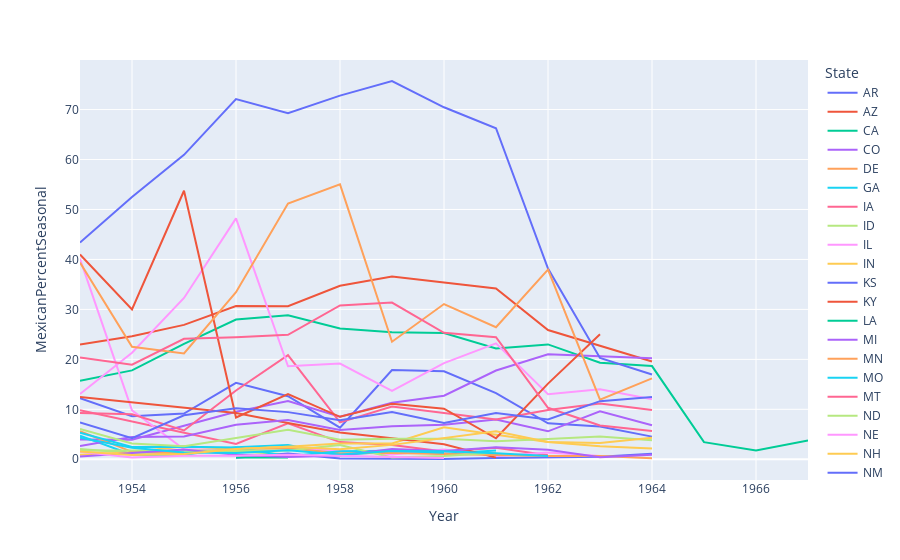

Write notebook code for a chart like this one.
### Code cell
fig2 = px.line(seasonal_year, x='Year', y='MexicanPercentSeasonal', color='State')
fig2.show()

### Figure 1 — Plotly figure (JSON) as saved in the notebook; plotly's stock layout.template omitted (floating-point values rounded to 4 significant figures)
{"data": [{"hovertemplate": "State=AR<br>Year=%{x}<br>MexicanPercentSeasonal=%{y}<extra></extra>", "legendgroup": "AR", "line": {"color": "#636efa", "dash": "solid"}, "marker": {"symbol": "circle"}, "mode": "lines", "name": "AR", "orientation": "v", "showlegend": true, "type": "scatter", "visible": true, "x": [1953, 1954, 1955, 1956, 1957, 1958, 1959, 1960, 1961, 1962, 1963, 1964], "xaxis": "x", "y": [12.21, 8.628, 9.154, 15.32, 12.61, 6.321, 17.88, 17.61, 13.23, 7.209, 6.545, 4.539], "yaxis": "y"}, {"hovertemplate": "State=AZ<br>Year=%{x}<br>MexicanPercentSeasonal=%{y}<extra></extra>", "legendgroup": "AZ", "line": {"color": "#EF553B", "dash": "solid"}, "marker": {"symbol": "circle"}, "mode": "lines", "name": "AZ", "orientation": "v", "showlegend": true, "type": "scatter", "visible": true, "x": [1953, 1954, 1955, 1956, 1957, 1958, 1959, 1960, 1961, 1962, 1963, 1964], "xaxis": "x", "y": [22.95, 24.64, 26.9, 30.66, 30.62, 34.72, 36.59, 35.35, 34.19, 25.88, 22.74, 19.56], "yaxis": "y"}, {"hovertemplate": "State=CA<br>Year=%{x}<br>MexicanPercentSeasonal=%{y}<extra></extra>", "legendgroup": "CA", "line": {"color": "#00cc96", "dash": "solid"}, "marker": {"symbol": "circle"}, "mode": "lines", "name": "CA", "orientation": "v", "showlegend": true, "type": "scatter", "visible": true, "x": [1953, 1954, 1955, 1956, 1957, 1958, 1959, 1960, 1961, 1962, 1963, 1964, 1965, 1966, 1967], "xaxis": "x", "y": [15.73, 17.79, 23.09, 27.96, 28.82, 26.16, 25.43, 25.29, 22.2, 22.99, 19.34, 18.66, 3.435, 1.77, 3.786], "yaxis": "y"}, {"hovertemplate": "State=CO<br>Year=%{x}<br>MexicanPercentSeasonal=%{y}<extra></extra>", "legendgroup": "CO", "line": {"color": "#ab63fa", "dash": "solid"}, "marker": {"symbol": "circle"}, "mode": "lines", "name": "CO", "orientation": "v", "showlegend": true, "type": "scatter", "visible": true, "x": [1953, 1954, 1955, 1956, 1957, 1958, 1959, 1960, 1961, 1962, 1963, 1964], "xaxis": "x", "y": [3.955, 3.924, 6.705, 9.511, 11.68, 8.509, 11.32, 12.72, 17.76, 21.01, 20.63, 20.21], "yaxis": "y"}, {"hovertemplate": "State=DE<br>Year=%{x}<br>MexicanPercentSeasonal=%{y}<extra></extra>", "legendgroup": "DE", "line": {"color": "#FFA15A", "dash": "solid"}, "marker": {"symbol": "circle"}, "mode": "lines", "name": "DE", "orientation": "v", "showlegend": true, "type": "scatter", "visible": true, "x": [1957], "xaxis": "x", "y": [4.417], "yaxis": "y"}, {"hovertemplate": "State=GA<br>Year=%{x}<br>MexicanPercentSeasonal=%{y}<extra></extra>", "legendgroup": "GA", "line": {"color": "#19d3f3", "dash": "solid"}, "marker": {"symbol": "circle"}, "mode": "lines", "name": "GA", "orientation": "v", "showlegend": true, "type": "scatter", "visible": true, "x": [1953, 1954, 1955, 1956, 1957, 1958, 1959, 1960, 1961], "xaxis": "x", "y": [4.723, 0.911, 0.8815, 2.424, 2.872, 0.8085, 1.599, 1.101, 1.752], "yaxis": "y"}, {"hovertemplate": "State=IA<br>Year=%{x}<br>MexicanPercentSeasonal=%{y}<extra></extra>", "legendgroup": "IA", "line": {"color": "#FF6692", "dash": "solid"}, "marker": {"symbol": "circle"}, "mode": "lines", "name": "IA", "orientation": "v", "showlegend": true, "type": "scatter", "visible": true, "x": [1953, 1956, 1957, 1958, 1959, 1960, 1961, 1962], "xaxis": "x", "y": [9.833, 3.054, 7.203, 3.44, 2.838, 1.565, 2.319, 0.8288], "yaxis": "y"}, {"hovertemplate": "State=ID<br>Year=%{x}<br>MexicanPercentSeasonal=%{y}<extra></extra>", "legendgroup": "ID", "line": {"color": "#B6E880", "dash": "solid"}, "marker": {"symbol": "circle"}, "mode": "lines", "name": "ID", "orientation": "v", "showlegend": true, "type": "scatter", "visible": true, "x": [1953, 1954, 1955, 1956, 1957], "xaxis": "x", "y": [2.08, 1.24, 1.416, 1.629, 0.9562], "yaxis": "y"}, {"hovertemplate": "State=IL<br>Year=%{x}<br>MexicanPercentSeasonal=%{y}<extra></extra>", "legendgroup": "IL", "line": {"color": "#FF97FF", "dash": "solid"}, "marker": {"symbol": "circle"}, "mode": "lines", "name": "IL", "orientation": "v", "showlegend": true, "type": "scatter", "visible": true, "x": [1953, 1954, 1955, 1956, 1957, 1958, 1959, 1960, 1961, 1962, 1963], "xaxis": "x", "y": [40.12, 9.814, 2.018, 1.927, 2.352, 1.697, 0.9584, 1.981, 0.5951, 1.372, 0.6381], "yaxis": "y"}, {"hovertemplate": "State=IN<br>Year=%{x}<br>MexicanPercentSeasonal=%{y}<extra></extra>", "legendgroup": "IN", "line": {"color": "#FECB52", "dash": "solid"}, "marker": {"symbol": "circle"}, "mode": "lines", "name": "IN", "orientation": "v", "showlegend": true, "type": "scatter", "visible": true, "x": [1953, 1954, 1955, 1956, 1957, 1958, 1959, 1960, 1961, 1962, 1963, 1964], "xaxis": "x", "y": [0.896, 1.386, 2.6, 2.069, 2.53, 3.141, 3.149, 6.401, 4.9, 3.449, 2.62, 2.161], "yaxis": "y"}, {"hovertemplate": "State=KS<br>Year=%{x}<br>MexicanPercentSeasonal=%{y}<extra></extra>", "legendgroup": "KS", "line": {"color": "#636efa", "dash": "solid"}, "marker": {"symbol": "circle"}, "mode": "lines", "name": "KS", "orientation": "v", "showlegend": true, "type": "scatter", "visible": true, "x": [1956, 1957, 1958, 1959, 1960, 1961, 1962, 1963, 1964], "xaxis": "x", "y": [0.2987, 1.159, 0.1368, 0.05706, 0.07624, 0.2419, 0.4321, 0.5154, 1.133], "yaxis": "y"}, {"hovertemplate": "State=KY<br>Year=%{x}<br>MexicanPercentSeasonal=%{y}<extra></extra>", "legendgroup": "KY", "line": {"color": "#EF553B", "dash": "solid"}, "marker": {"symbol": "circle"}, "mode": "lines", "name": "KY", "orientation": "v", "showlegend": true, "type": "scatter", "visible": true, "x": [1953, 1956, 1957, 1958, 1959, 1960, 1961], "xaxis": "x", "y": [12.49, 9.267, 7.242, 5.35, 4.208, 2.993, 0.3375], "yaxis": "y"}, {"hovertemplate": "State=LA<br>Year=%{x}<br>MexicanPercentSeasonal=%{y}<extra></extra>", "legendgroup": "LA", "line": {"color": "#00cc96", "dash": "solid"}, "marker": {"symbol": "circle"}, "mode": "lines", "name": "LA", "orientation": "v", "showlegend": true, "type": "scatter", "visible": true, "x": [1953], "xaxis": "x", "y": [1.451], "yaxis": "y"}, {"hovertemplate": "State=MI<br>Year=%{x}<br>MexicanPercentSeasonal=%{y}<extra></extra>", "legendgroup": "MI", "line": {"color": "#ab63fa", "dash": "solid"}, "marker": {"symbol": "circle"}, "mode": "lines", "name": "MI", "orientation": "v", "showlegend": true, "type": "scatter", "visible": true, "x": [1953, 1954, 1955, 1956, 1957, 1958, 1959, 1960, 1961, 1962, 1963, 1964], "xaxis": "x", "y": [2.673, 4.436, 4.556, 6.909, 7.863, 5.861, 6.594, 6.919, 7.969, 5.597, 9.603, 6.8], "yaxis": "y"}, {"hovertemplate": "State=MN<br>Year=%{x}<br>MexicanPercentSeasonal=%{y}<extra></extra>", "legendgroup": "MN", "line": {"color": "#FFA15A", "dash": "solid"}, "marker": {"symbol": "circle"}, "mode": "lines", "name": "MN", "orientation": "v", "showlegend": true, "type": "scatter", "visible": true, "x": [1953, 1954, 1955, 1956, 1957, 1958, 1959, 1960, 1961, 1962, 1963, 1964], "xaxis": "x", "y": [5.604, 1.493, 1.174, 2.12, 2.212, 1.232, 1.234, 1.029, 0.7755, 0.652, 0.6584, 0.2007], "yaxis": "y"}, {"hovertemplate": "State=MO<br>Year=%{x}<br>MexicanPercentSeasonal=%{y}<extra></extra>", "legendgroup": "MO", "line": {"color": "#19d3f3", "dash": "solid"}, "marker": {"symbol": "circle"}, "mode": "lines", "name": "MO", "orientation": "v", "showlegend": true, "type": "scatter", "visible": true, "x": [1953, 1954, 1955, 1956, 1957, 1958, 1959, 1960], "xaxis": "x", "y": [5.339, 2.449, 2.521, 2.353, 0.5945, 1.585, 1.731, 1.326], "yaxis": "y"}, {"hovertemplate": "State=MT<br>Year=%{x}<br>MexicanPercentSeasonal=%{y}<extra></extra>", "legendgroup": "MT", "line": {"color": "#FF6692", "dash": "solid"}, "marker": {"symbol": "circle"}, "mode": "lines", "name": "MT", "orientation": "v", "showlegend": true, "type": "scatter", "visible": true, "x": [1953, 1954, 1955, 1956, 1957, 1958, 1959, 1960, 1961, 1962, 1963, 1964], "xaxis": "x", "y": [9.266, 9.014, 5.766, 13.76, 20.84, 7.389, 10.57, 9.215, 7.985, 9.852, 11.14, 9.852], "yaxis": "y"}, {"hovertemplate": "State=ND<br>Year=%{x}<br>MexicanPercentSeasonal=%{y}<extra></extra>", "legendgroup": "ND", "line": {"color": "#B6E880", "dash": "solid"}, "marker": {"symbol": "circle"}, "mode": "lines", "name": "ND", "orientation": "v", "showlegend": true, "type": "scatter", "visible": true, "x": [1953, 1957, 1958, 1959, 1960, 1961], "xaxis": "x", "y": [1.75, 1.774, 2.866, 0.3602, 0.6567, 1.303], "yaxis": "y"}, {"hovertemplate": "State=NE<br>Year=%{x}<br>MexicanPercentSeasonal=%{y}<extra></extra>", "legendgroup": "NE", "line": {"color": "#FF97FF", "dash": "solid"}, "marker": {"symbol": "circle"}, "mode": "lines", "name": "NE", "orientation": "v", "showlegend": true, "type": "scatter", "visible": true, "x": [1953, 1954, 1955, 1956, 1957, 1958, 1959, 1960, 1961, 1962, 1963, 1964], "xaxis": "x", "y": [13.07, 21.31, 32.28, 48.23, 18.62, 19.17, 13.69, 19.26, 23.19, 13.01, 14.03, 12.0], "yaxis": "y"}, {"hovertemplate": "State=NH<br>Year=%{x}<br>MexicanPercentSeasonal=%{y}<extra></extra>", "legendgroup": "NH", "line": {"color": "#FECB52", "dash": "solid"}, "marker": {"symbol": "circle"}, "mode": "lines", "name": "NH", "orientation": "v", "showlegend": true, "type": "scatter", "visible": true, "x": [1956], "xaxis": "x", "y": [5.18], "yaxis": "y"}, {"hovertemplate": "State=NM<br>Year=%{x}<br>MexicanPercentSeasonal=%{y}<extra></extra>", "legendgroup": "NM", "line": {"color": "#636efa", "dash": "solid"}, "marker": {"symbol": "circle"}, "mode": "lines", "name": "NM", "orientation": "v", "showlegend": true, "type": "scatter", "visible": true, "x": [1953, 1954, 1955, 1956, 1957, 1958, 1959, 1960, 1961, 1962, 1963, 1964], "xaxis": "x", "y": [43.39, 52.5, 60.93, 72.09, 69.26, 72.79, 75.72, 70.45, 66.26, 38.19, 20.29, 16.97], "yaxis": "y"}, {"hovertemplate": "State=NV<br>Year=%{x}<br>MexicanPercentSeasonal=%{y}<extra></extra>", "legendgroup": "NV", "line": {"color": "#EF553B", "dash": "solid"}, "marker": {"symbol": "circle"}, "mode": "lines", "name": "NV", "orientation": "v", "showlegend": true, "type": "scatter", "visible": true, "x": [1953, 1954, 1955, 1956, 1957, 1958, 1959, 1960, 1961, 1962, 1963], "xaxis": "x", "y": [41, 30, 53.75, 8.357, 13.07, 8.5, 11.12, 10.13, 4.203, 15.14, 25.01], "yaxis": "y"}, {"hovertemplate": "State=OH<br>Year=%{x}<br>MexicanPercentSeasonal=%{y}<extra></extra>", "legendgroup": "OH", "line": {"color": "#00cc96", "dash": "solid"}, "marker": {"symbol": "circle"}, "mode": "lines", "name": "OH", "orientation": "v", "showlegend": true, "type": "scatter", "visible": true, "x": [1956, 1957], "xaxis": "x", "y": [0.35, 0.3646], "yaxis": "y"}, {"hovertemplate": "State=OR<br>Year=%{x}<br>MexicanPercentSeasonal=%{y}<extra></extra>", "legendgroup": "OR", "line": {"color": "#ab63fa", "dash": "solid"}, "marker": {"symbol": "circle"}, "mode": "lines", "name": "OR", "orientation": "v", "showlegend": true, "type": "scatter", "visible": true, "x": [1953, 1955, 1956, 1957, 1958, 1959, 1960, 1961, 1962, 1963, 1964], "xaxis": "x", "y": [0.5495, 1.951, 0.8836, 0.4584, 0.7359, 2.069, 1.681, 2.403, 1.906, 0.3949, 0.8953], "yaxis": "y"}, {"hovertemplate": "State=SD<br>Year=%{x}<br>MexicanPercentSeasonal=%{y}<extra></extra>", "legendgroup": "SD", "line": {"color": "#FFA15A", "dash": "solid"}, "marker": {"symbol": "circle"}, "mode": "lines", "name": "SD", "orientation": "v", "showlegend": true, "type": "scatter", "visible": true, "x": [1953, 1954, 1955, 1956, 1957, 1958, 1959, 1960, 1961, 1962, 1963, 1964], "xaxis": "x", "y": [39.36, 22.52, 21.2, 33.43, 51.19, 55.03, 23.53, 31.07, 26.42, 37.98, 11.93, 16.19], "yaxis": "y"}, {"hovertemplate": "State=TN<br>Year=%{x}<br>MexicanPercentSeasonal=%{y}<extra></extra>", "legendgroup": "TN", "line": {"color": "#19d3f3", "dash": "solid"}, "marker": {"symbol": "circle"}, "mode": "lines", "name": "TN", "orientation": "v", "showlegend": true, "type": "scatter", "visible": true, "x": [1953, 1954, 1955, 1956, 1957, 1958, 1959, 1960, 1961, 1962], "xaxis": "x", "y": [4.304, 2.295, 1.374, 1.253, 1.79, 0.9347, 1.635, 1.587, 1.212, 0.6796], "yaxis": "y"}, {"hovertemplate": "State=TX<br>Year=%{x}<br>MexicanPercentSeasonal=%{y}<extra></extra>", "legendgroup": "TX", "line": {"color": "#FF6692", "dash": "solid"}, "marker": {"symbol": "circle"}, "mode": "lines", "name": "TX", "orientation": "v", "showlegend": true, "type": "scatter", "visible": true, "x": [1953, 1954, 1955, 1956, 1957, 1958, 1959, 1960, 1961, 1962, 1963, 1964], "xaxis": "x", "y": [20.37, 18.92, 24.12, 24.43, 24.91, 30.79, 31.37, 25.32, 24.42, 10.31, 6.782, 5.657], "yaxis": "y"}, {"hovertemplate": "State=UT<br>Year=%{x}<br>MexicanPercentSeasonal=%{y}<extra></extra>", "legendgroup": "UT", "line": {"color": "#B6E880", "dash": "solid"}, "marker": {"symbol": "circle"}, "mode": "lines", "name": "UT", "orientation": "v", "showlegend": true, "type": "scatter", "visible": true, "x": [1953, 1954, 1955, 1956, 1957, 1958, 1959, 1960, 1961, 1962, 1963, 1964], "xaxis": "x", "y": [6.062, 3.158, 2.602, 4.211, 5.927, 3.911, 4.125, 4.089, 3.611, 4.049, 4.568, 3.829], "yaxis": "y"}, {"hovertemplate": "State=WA<br>Year=%{x}<br>MexicanPercentSeasonal=%{y}<extra></extra>", "legendgroup": "WA", "line": {"color": "#FF97FF", "dash": "solid"}, "marker": {"symbol": "circle"}, "mode": "lines", "name": "WA", "orientation": "v", "showlegend": true, "type": "scatter", "visible": true, "x": [1953, 1954, 1955, 1956, 1957, 1960], "xaxis": "x", "y": [1.533, 0.361, 0.7142, 0.6844, 0.9311, 0.2445], "yaxis": "y"}, {"hovertemplate": "State=WI<br>Year=%{x}<br>MexicanPercentSeasonal=%{y}<extra></extra>", "legendgroup": "WI", "line": {"color": "#FECB52", "dash": "solid"}, "marker": {"symbol": "circle"}, "mode": "lines", "name": "WI", "orientation": "v", "showlegend": true, "type": "scatter", "visible": true, "x": [1953, 1954, 1955, 1956, 1957, 1958, 1959, 1960, 1961, 1962, 1963, 1964], "xaxis": "x", "y": [1.547, 0.8636, 1.051, 2.059, 2.505, 2.01, 2.883, 4.247, 5.599, 3.463, 3.258, 4.332], "yaxis": "y"}, {"hovertemplate": "State=WY<br>Year=%{x}<br>MexicanPercentSeasonal=%{y}<extra></extra>", "legendgroup": "WY", "line": {"color": "#636efa", "dash": "solid"}, "marker": {"symbol": "circle"}, "mode": "lines", "name": "WY", "orientation": "v", "showlegend": true, "type": "scatter", "visible": true, "x": [1953, 1954, 1955, 1956, 1957, 1958, 1959, 1960, 1961, 1962, 1963, 1964], "xaxis": "x", "y": [7.357, 4.233, 8.802, 10.2, 9.441, 7.827, 9.478, 7.27, 9.245, 7.972, 11.63, 12.47], "yaxis": "y"}], "layout": {"autosize": true, "legend": {"title": {"text": "State"}, "tracegroupgap": 0}, "margin": {"t": 60}, "xaxis": {"anchor": "y", "autorange": true, "domain": [0, 1], "range": [1953, 1967], "title": {"text": "Year"}, "type": "linear"}, "yaxis": {"anchor": "x", "autorange": true, "domain": [0, 1], "range": [-4.146, 79.92], "title": {"text": "MexicanPercentSeasonal"}, "type": "linear"}}}
